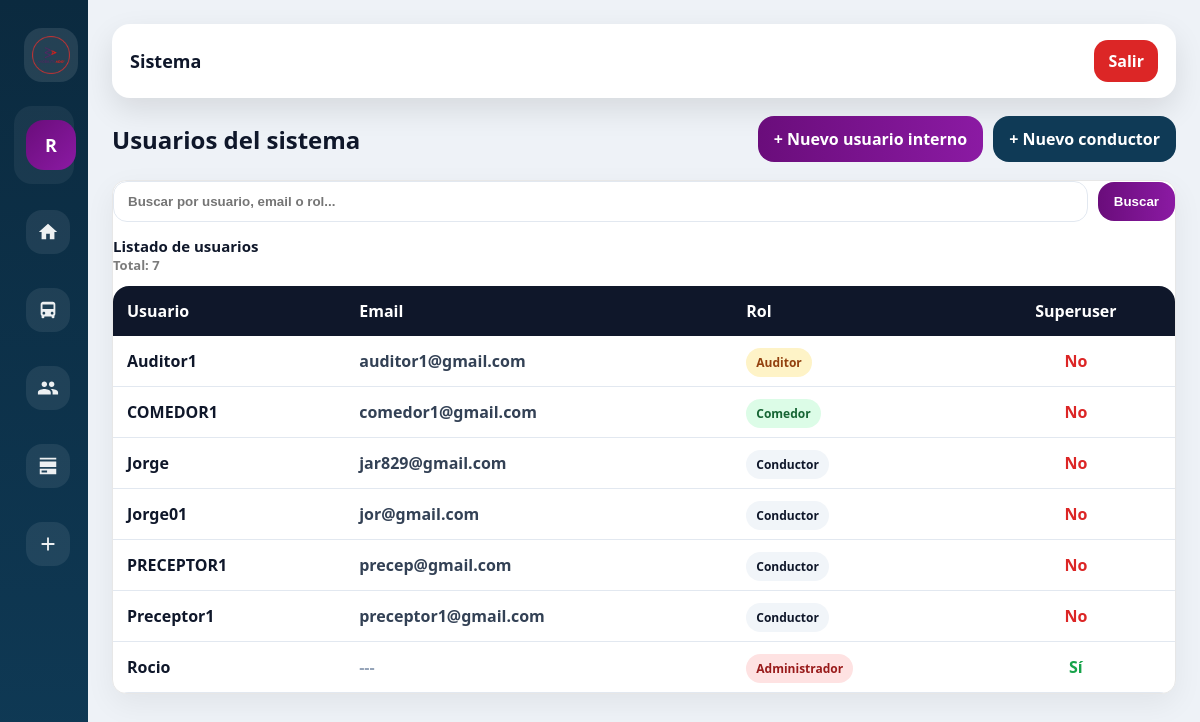
The app's page /usuarios/ (signed in) with its own data.
### accounts/models.py (models this page shows, shortened)
class User(AbstractUser):
    class Roles(models.TextChoices):
        ADMIN = "admin", "Administrador"
        PRECEPTOR = "preceptor", "Preceptor"
        CONDUCTOR = "conductor", "Conductor"
        COMEDOR = "comedor", "Comedor"
        AUDITOR = "auditor", "Auditor"
    rol = models.CharField(
        max_length=20,
        choices=Roles.choices,
        default=Roles.CONDUCTOR
    )
    primer_ingreso = models.BooleanField(default=True)
    acepto_tyc = models.BooleanField(default=False)

### accounts/views.py (the view)
# urls.py: path("usuarios/", views.usuarios_list, name="usuarios_list"),
@login_required
@user_passes_test(es_admin)
def usuarios_list(request):
    usuarios = User.objects.all().order_by("username")
    return render(request, "accounts/usuarios_list.html", {
        "usuarios": usuarios
    })

### accounts/views.py (called while the page is built)
def es_admin(user):
    return user.is_authenticated and user.rol == "admin"

### templates/accounts/usuarios_list.html (shortened to what this page needs)
{% extends "base.html" %}
{% block content %}
<div style="display:flex; justify-content:space-between; align-items:center; gap:12px; flex-wrap:wrap;">
    <h2 style="margin:0; font-weight:900;">Usuarios del sistema</h2>
    <div style="display:flex; gap:10px; flex-wrap:wrap;">
        <a class="btn btn-purple" href="{% url 'usuarios_nuevo' %}">+ Nuevo usuario interno</a>
        <a class="btn btn-blue" href="{% url 'conductores_nuevo' %}">+ Nuevo conductor</a>
    </div>
</div>
<div class="card" style="margin-top:18px;">
    <form method="GET" style="display:flex; gap:10px; align-items:center; flex-wrap:wrap; margin-bottom:14px;">
        <input
            type="text"
            name="q"
            value="{{ q }}"
            placeholder="Buscar por usuario, email o rol..."
            style="
                flex:1;
                min-width:240px;
                padding:12px 14px;
                border-radius:14px;
                border:1px solid #e2e8f0;
                outline:none;
                font-weight:800;
            "
        >
        <button class="btn btn-purple" type="submit">
            Buscar
        </button>
    </form>
    <div style="display:flex; justify-content:space-between; align-items:center; margin-bottom:12px; gap:12px; flex-wrap:wrap;">
        <div>
            <div style="font-weight:900; font-size:15px;">Listado de usuarios</div>
            <div style="color:var(--muted); font-weight:800; font-size:13px;">
                {% if q %}
                    Resultados para: <span style="color:#0f172a;">"{{ q }}"</span> — Total: {{ usuarios|length }}
                {% else %}
                    Total: {{ usuarios|length }}
                {% endif %}
            </div>
        </div>
    </div>
    <div style="overflow:auto; border-radius: 16px;">
        <table style="width:100%; border-collapse:collapse; min-width:700px;">
            <thead>
                <tr style="background:#0f172a; color:white;">
                    <th style="text-align:left; padding:14px 14px;">Usuario</th>
                    <th style="text-align:left; padding:14px 14px;">Email</th>
                    <th style="text-align:left; padding:14px 14px;">Rol</th>
                    <th style="text-align:center; padding:14px 14px;">Superuser</th>
                </tr>
            </thead>
            <tbody>
                {% for u in usuarios %}
                <tr style="border-bottom:1px solid #e2e8f0;">
                    <td style="padding:14px 14px; font-weight:900;">
                        {{ u.username }}
                    </td>
                    <td style="padding:14px 14px; color:#334155; font-weight:800;">
                        {% if u.email %}
                            {{ u.email }}
                        {% else %}
                            <span style="color:#94a3b8;">---</span>
                        {% endif %}
                    </td>
                    <td style="padding:14px 14px;">
                        {% if u.rol == "admin" %}
                            <span style="padding:6px 10px; border-radius:999px; background:#fee2e2; color:#991b1b; font-weight:900; font-size:12px;">
                                Administrador
                            </span>
                        {% elif u.rol == "supervisor" %}
                            <span style="padding:6px 10px; border-radius:999px; background:#dbeafe; color:#1d4ed8; font-weight:900; font-size:12px;">
                                Preceptor
                            </span>
                        {% elif u.rol == "comedor" %}
                            <span style="padding:6px 10px; border-radius:999px; background:#dcfce7; color:#166534; font-weight:900; font-size:12px;">
                                Comedor
                            </span>
                        {% elif u.rol == "auditor" %}
                            <span style="padding:6px 10px; border-radius:999px; background:#fef3c7; color:#92400e; font-weight:900; font-size:12px;">
                                Auditor
                            </span>
                        {% else %}
                            <span style="padding:6px 10px; border-radius:999px; background:#f1f5f9; color:#0f172a; font-weight:900; font-size:12px;">
                                Conductor
                            </span>
                        {% endif %}
                    </td>
                    <td style="padding:14px 14px; text-align:center; font-weight:900;">
                        {% if u.is_superuser %}
                            <span style="color:#16a34a;"> Sí</span>
                        {% else %}
                            <span style="color:#dc2626;"> No</span>
                        {% endif %}
                    </td>
                </tr>
                {% empty %}
                <tr>
                    <td colspan="4" style="padding:18px; text-align:center; color:var(--muted); font-weight:900;">
                        No hay usuarios registrados.
                    </td>
                </tr>
                {% endfor %}
            </tbody>
        </table>
    </div>
</div>
{% endblock %}

### templates/base.html (shortened to what this page needs)
{% load static %}
<!DOCTYPE html>
<html lang="es">
<head>
</head>
<body>
<div class="layout">
    <aside class="sidebar collapsed">
        <div class="brand">
            <img src="{% static 'img/logo.png' %}" alt="ADO">
        </div>
        {% if user.is_authenticated %}
        <div class="profile">
            <div class="avatar">
                {{ user.username|slice:":1"|upper }}
            </div>
        </div>
        {% endif %}
        <nav class="nav">
            {% if user.is_authenticated %}
                {% if user.is_superuser or user.rol == "admin" %}
                    <a href="{% url 'dashboard_admin' %}">
                        <div class="icon">
                            <svg viewBox="0 0 24 24"><path d="M10 20v-6h4v6h5v-8h3L12 3 2 12h3v8z"/></svg>
                        </div>
                    </a>
                {% endif %}
                {% endif %}
            {% if user.is_superuser or user.rol == "admin" %}
                <a href="{% url 'conductores_list' %}">
                    <div class="icon">
                    </div>
                </a>
                <a href="{% url 'usuarios_list' %}">
                    <div class="icon">
                        <svg viewBox="0 0 24 24"><path d="M16 11c1.66 0 2.99-1.34 2.99-3S17.66 5 16 5s-3 1.34-3 3 1.34 3 3 3zM8 11c1.66 0 2.99-1.34 2.99-3S9.66 5 8 5 5 6.34 5 8s1.34 3 3 3zm0 2c-2.33 0-7 1.17-7 3.5V19h14v-2.5C15 14.17 10.33 13 8 13zm8 0c-.29 0-.62.02-.97.05 1.16.84 1.97 1.97 1.97 3.45V19h6v-2.5c0-2.33-4.67-3.5-7-3.5z"/></svg>
                    </div>
                </a>
                <a href="/recargas/historial/">
                    <div class="icon">
                        <svg viewBox="0 0 24 24"><path d="M3 3h18v2H3V3zm0 4h18v6H3V7zm0 8h18v6H3v-6zm2 2v2h6v-2H5z"/></svg>
                    </div>
                </a>
                <a href="/recargas/nueva/">
                    <div class="icon">
                        <svg viewBox="0 0 24 24"><path d="M19 13H13v6h-2v-6H5v-2h6V5h2v6h6v2z"/></svg>
                    </div>
                </a>
            {% endif %}
        </nav>
    </aside>
    <main class="main">
        <div class="topbar">
            <h1>{% block page_title %}Sistema{% endblock %}</h1>
            {% if user.is_authenticated %}
                <a class="logout" href="{% url 'logout' %}">Salir</a>
            {% endif %}
        </div>
        <div class="content">
            {% block content %}{% endblock %}
        </div>
    </main>
</div>
</body>
</html>

### templates/base.html (style rules this page uses)
:root { --bg: #eef2f7; --card: #ffffff; --text: #0f172a; --muted: #64748b; --sidebar: #0b2a3f; --sidebar2: #0f3a56; --accent: #6a0d7b; --accent2: #8b1aa3; --radius: 18px; --shadow: 0 12px 30px rgba(0,0,0,0.10); }
* { box-sizing:border-box; }
body { margin:0; font-family: "Segoe UI", Arial, sans-serif; background: var(--bg); color: var(--text); }
.layout { display:flex; min-height:100vh; }
.sidebar { width: 270px; background: linear-gradient(180deg, var(--sidebar), var(--sidebar2)); color: white; padding: 18px 14px; position: sticky; top: 0; height: 100vh; transition: width 0.25s ease; overflow:hidden; }
.sidebar.collapsed { width: 88px; }
.brand { display:flex; align-items:center; gap: 12px; padding: 10px 10px; border-radius: 18px; margin-bottom: 14px; }
.brand img { width: 54px; height: 54px; border-radius: 18px; object-fit: cover; background: rgba(255,255,255,0.10); padding: 8px; }
.profile { margin-top: 10px; padding: 14px 12px; border-radius: 18px; background: rgba(255,255,255,0.06); display:flex; gap: 12px; align-items:center; }
.avatar { width: 50px; height: 50px; border-radius: 18px; background: linear-gradient(135deg, var(--accent), var(--accent2)); display:flex; align-items:center; justify-content:center; font-weight: 900; font-size: 18px; flex-shrink:0; }
.nav { display:flex; flex-direction:column; gap: 10px; margin-top: 14px; }
.nav a { display:flex; align-items:center; gap: 12px; padding: 12px 12px; border-radius: 18px; text-decoration:none; color: white; font-weight: 800; transition: .18s; white-space:nowrap; }
.icon { width: 44px; height: 44px; border-radius: 16px; background: rgba(255,255,255,0.08); display:flex; align-items:center; justify-content:center; flex-shrink:0; }
.icon svg { width: 22px; height: 22px; fill: white; opacity: .92; }
.main { flex:1; padding: 24px; }
.topbar { background: var(--card); border-radius: var(--radius); box-shadow: var(--shadow); padding: 16px 18px; display:flex; align-items:center; justify-content:space-between; margin-bottom: 18px; }
.topbar h1 { font-size: 18px; margin:0; font-weight: 900; }
.logout { background: #dc2626; color:white; border:none; padding: 10px 14px; border-radius: 14px; cursor:pointer; font-weight: 900; text-decoration:none; }
.content { margin-top: 10px; }
.card { background: var(--card); border-radius: var(--radius); box-shadow: var(--shadow); padding: 18px; position: relative; overflow:hidden; }
.btn { display:inline-flex; align-items:center; justify-content:center; gap: 10px; padding: 12px 16px; border-radius: 16px; font-weight: 900; text-decoration:none; border:none; cursor:pointer; transition: transform .15s ease, box-shadow .15s ease, opacity .15s ease; }
.btn-purple { background: linear-gradient(90deg, var(--accent), var(--accent2)); color: white !important; }
.btn-blue { background: #0f3a56; color: white !important; }
:root { --muted:#7c7c7c; --card:#ffffff; --border:#e7e7e7; }
.card { background:var(--card); border:1px solid var(--border); border-radius:14px; padding:0; box-shadow:0 10px 30px rgba(0,0,0,0.06); overflow:hidden; }
.btn-blue { background:#1f6feb; color:#fff; border:none; }
.btn-purple { background: linear-gradient(90deg, var(--accent), var(--accent2)); }
.btn-blue { background: #0f3a56; }

### records on screen
User: username "R", username "Rocio", rol "Administrador", is_superuser "Sí"
User: username "Auditor1", email "auditor1@gmail.com", rol "Auditor", is_superuser "No"
User: username "COMEDOR1", email "comedor1@gmail.com", rol "Comedor", is_superuser "No"
User: username "Jorge", email "jar829@gmail.com", rol "Conductor", is_superuser "No"
User: username "Jorge01", email "jor@gmail.com", rol "Conductor", is_superuser "No"
User: username "PRECEPTOR1", email "precep@gmail.com", rol "Conductor", is_superuser "No"
User: username "Preceptor1", email "preceptor1@gmail.com", rol "Conductor", is_superuser "No"

### other values on screen
{{ usuarios|length }} "7"
